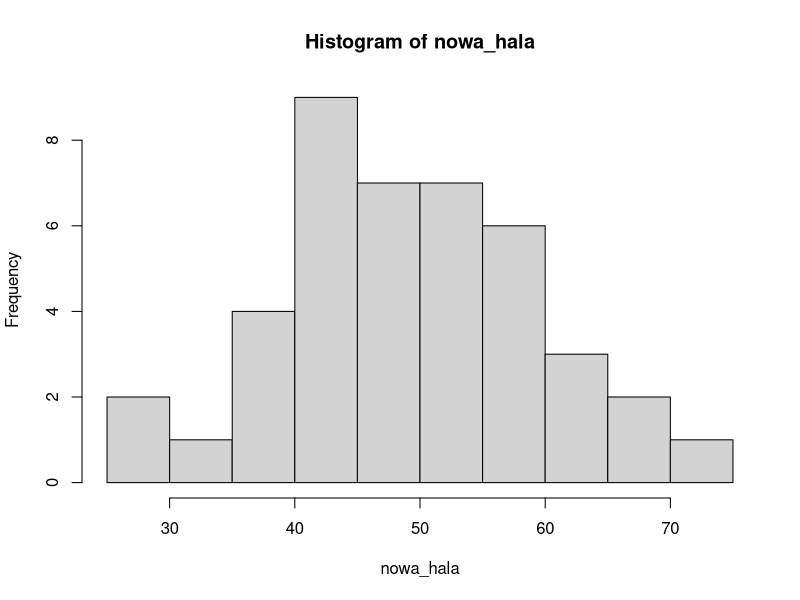
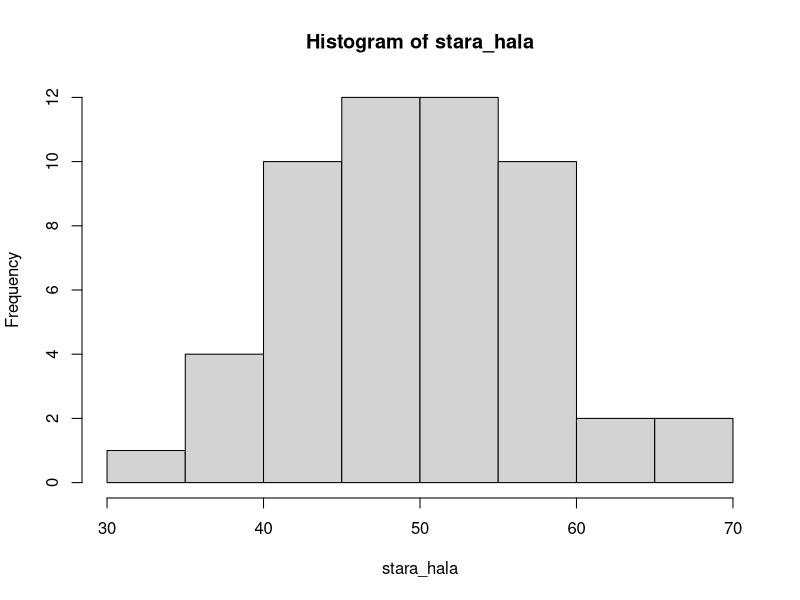
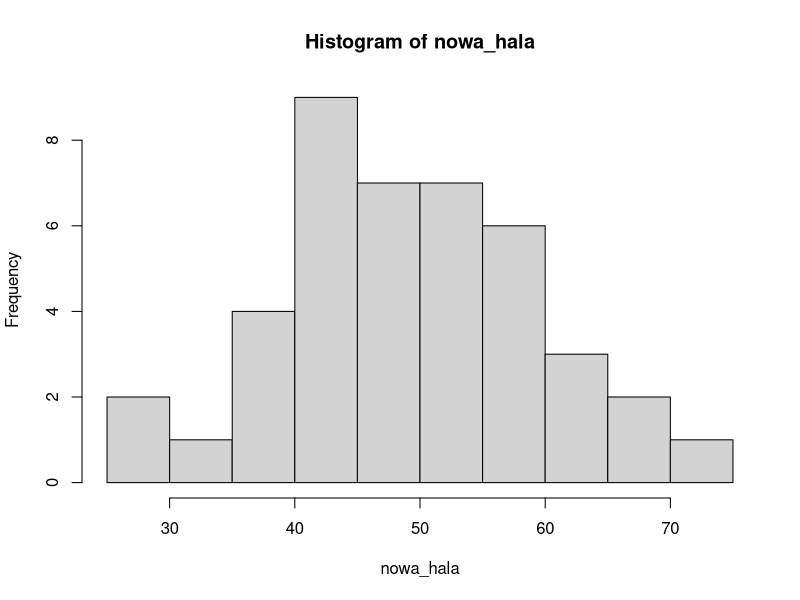
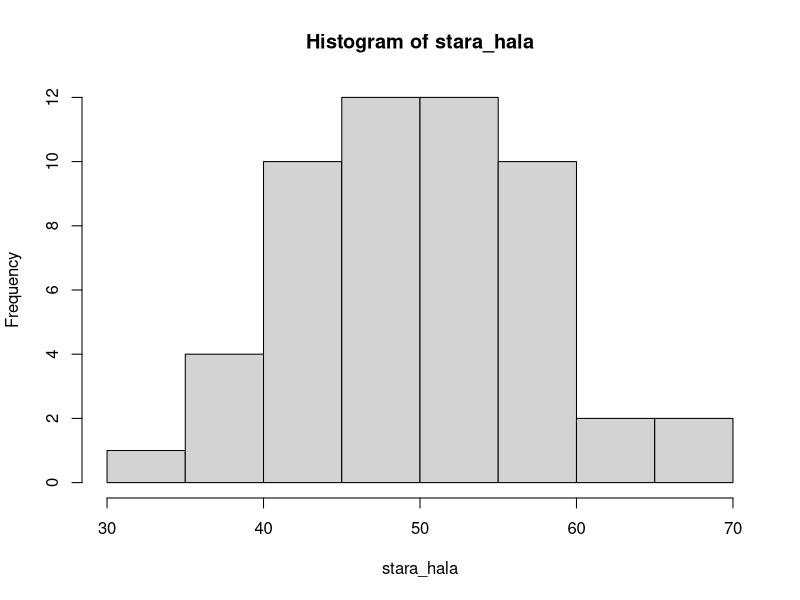

The R script that drew these images, in order:
#wczytanie danych

dane <- read.csv2("dane.csv", sep=";")
stara_hala <- as.vector(dane[[1]], mode = "double")
nowa_hala <- as.vector(dane[[2]], mode = "double")
nowa_hala <- na.omit(nowa_hala)  #nie uwzględniaj NA

#miary zróżnicowania pozycyjne
rozstep_stara = max(stara_hala) - min(stara_hala)
rozstep_nowa = max(nowa_hala) - min(nowa_hala)

#miary przeciętne - średnia arytmetyczna (szereg szczegółowy)
suma_stara <- sum(stara_hala)
liczba_stara <- length(stara_hala)

suma_nowa <- sum(nowa_hala)
liczba_nowa <- length(nowa_hala)

srednia_stara <- suma_stara / liczba_stara
srednia_nowa <- suma_nowa / liczba_nowa

#miary zroznicowania klasyczne
wariancja_nowa <- 0
wariancja_stara <- 0
odch_przecietne_nowa <- 0
odch_przecietne_stara <- 0
for(val in nowa_hala)
{
  wariancja_nowa <- wariancja_nowa + (val-srednia_nowa)^2/liczba_nowa
}
for(val in nowa_hala)
{
  odch_przecietne_nowa <- odch_przecietne_nowa + abs(val-srednia_nowa)/liczba_nowa
}
for(val in stara_hala)
{
  wariancja_stara <- wariancja_stara + (val-srednia_stara)^2/liczba_stara
}
for(val in stara_hala)
{
  odch_przecietne_stara <- odch_przecietne_stara + abs(val-srednia_stara)/liczba_stara
}

odchylenie_standardowe_nowa <- sqrt(wariancja_nowa)
odchylenie_standardowe_stara <- sqrt(wariancja_stara)

mediana_nowa <- median(nowa_hala)
mediana_stara <- median(stara_hala)

kwantyl_25_nowa <- quantile(nowa_hala, probs=(0.25))
kwantyl_75_nowa <- quantile(nowa_hala, probs=(0.75))

kwantyl_25_stara <- quantile(stara_hala, probs=(0.25))
kwantyl_75_stara <- quantile(stara_hala, probs=(0.75))

odchylenie_cwiartkowe_nowa <- (kwantyl_75_nowa - kwantyl_25_nowa)/2
odchylenie_cwiartkowe_stara <- (kwantyl_75_stara - kwantyl_25_stara)/2

wspolczynnik_pozycyjny_nowa <- (odchylenie_cwiartkowe_nowa/mediana_nowa)*100
wspolczynnik_pozycyjny_stara <- (odchylenie_cwiartkowe_stara/mediana_stara)*100

#miary zróżnicowania względne
wspolczynnik_zmiennosci_nowa <- (odchylenie_standardowe_nowa/srednia_nowa)*100
wspolczynnik_zmiennosci_stara <- (odchylenie_standardowe_stara/srednia_stara)*100

histogram_nowa <- hist(nowa_hala)
histogram_stara <- hist(stara_hala)

#miary asymetrii  
wspolczynnik_asymetrii_stara = (sum((sort(stara_hala) - srednia_stara) ^ 3) / length(stara_hala))/ (odchylenie_standardowe_stara ^ 3 )
wspolczynnik_asymetrii_nowa = (sum((sort(nowa_hala) - srednia_nowa) ^ 3) / length(nowa_hala))/ (odchylenie_standardowe_nowa ^ 3 )

#miary koncentracji
kurtoza_stara = (sum((sort(stara_hala) - srednia_stara) ^ 4) / length(sort(stara_hala))) / (odchylenie_standardowe_stara ^ 4)
kurtoza_nowa = (sum((sort(nowa_hala) - srednia_nowa) ^ 4) / length(sort(nowa_hala))) / (odchylenie_standardowe_nowa ^ 4)

eksces_stara = kurtoza_stara - 3
eksces_nowa = kurtoza_nowa - 3

#szereg przedziałowy
nowa_przedzial <- cut(nowa_hala, sqrt(liczba_nowa))
stara_przedzial <- cut(stara_hala, sqrt(liczba_stara))

nowa_przedzial <- hist(nowa_hala)
stara_przedzial <- hist(stara_hala)

suma_stara <- sum(stara_przedzial$counts * stara_przedzial$mids)
suma_nowa <- sum(nowa_przedzial$counts * nowa_przedzial$mids)

srednia_przedzial_stara <- suma_stara / sum(stara_przedzial$counts)
srednia_przedzial_nowa <- suma_nowa / sum(nowa_przedzial$counts)

wariancja_przedzial_stara = sum(((stara_przedzial$mids-srednia_przedzial_stara) ^ 2) * stara_przedzial$counts) / sum(stara_przedzial$counts)
wariancja_przedzial_nowa = sum(((nowa_przedzial$mids-srednia_przedzial_nowa) ^ 2) * nowa_przedzial$counts) / sum(nowa_przedzial$counts)

nowa_przedzial_srednia <- sum(nowa_przedzial$counts * nowa_przedzial$mids)/sum(nowa_przedzial$counts)

wspolczynnik_asymetrii_nowa_przedzialowy = (sum((histogram_nowa$mids - srednia_nowa) ^ 3 * histogram_nowa$counts) / sum(histogram_nowa$counts)) / (odchylenie_standardowe_nowa ^ 3)
wspolczynnik_asymetrii_stara_przedzialowy = (sum((histogram_stara$mids - srednia_stara) ^ 3 * histogram_stara$counts) / sum(histogram_stara$counts)) / (odchylenie_standardowe_stara ^ 3)

kurtoza_stara_przedzialowa = (sum((histogram_stara$mids - srednia_stara) ^ 4 * histogram_stara$counts) / sum(histogram_stara$counts)) / (odchylenie_standardowe_stara ^ 4)
kurtoza_nowa_przedzialowa =  (sum((histogram_nowa$mids - srednia_nowa) ^ 4 * histogram_nowa$counts) / sum(histogram_nowa$counts)) / (odchylenie_standardowe_nowa ^ 4)

eksces_stara_przedzialowy = kurtoza_stara_przedzialowa - 3
eksces_nowa_przedzialowy = kurtoza_nowa_przedzialowa - 3
